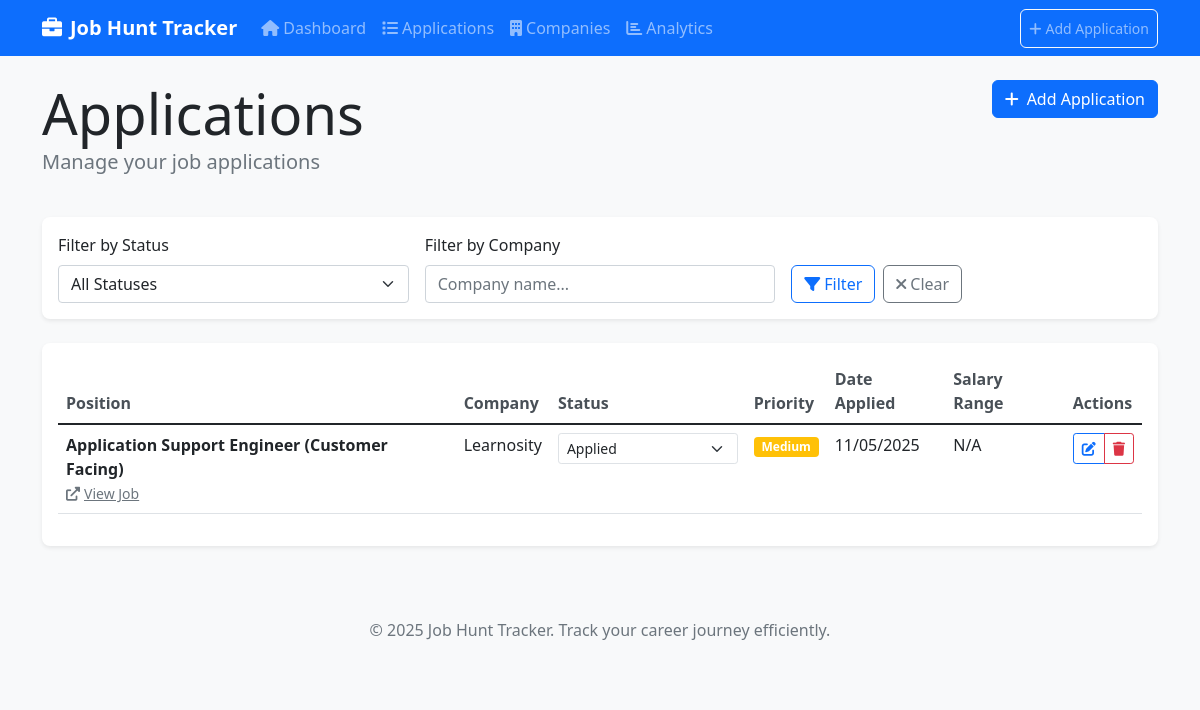
The app's page /applications, older data.
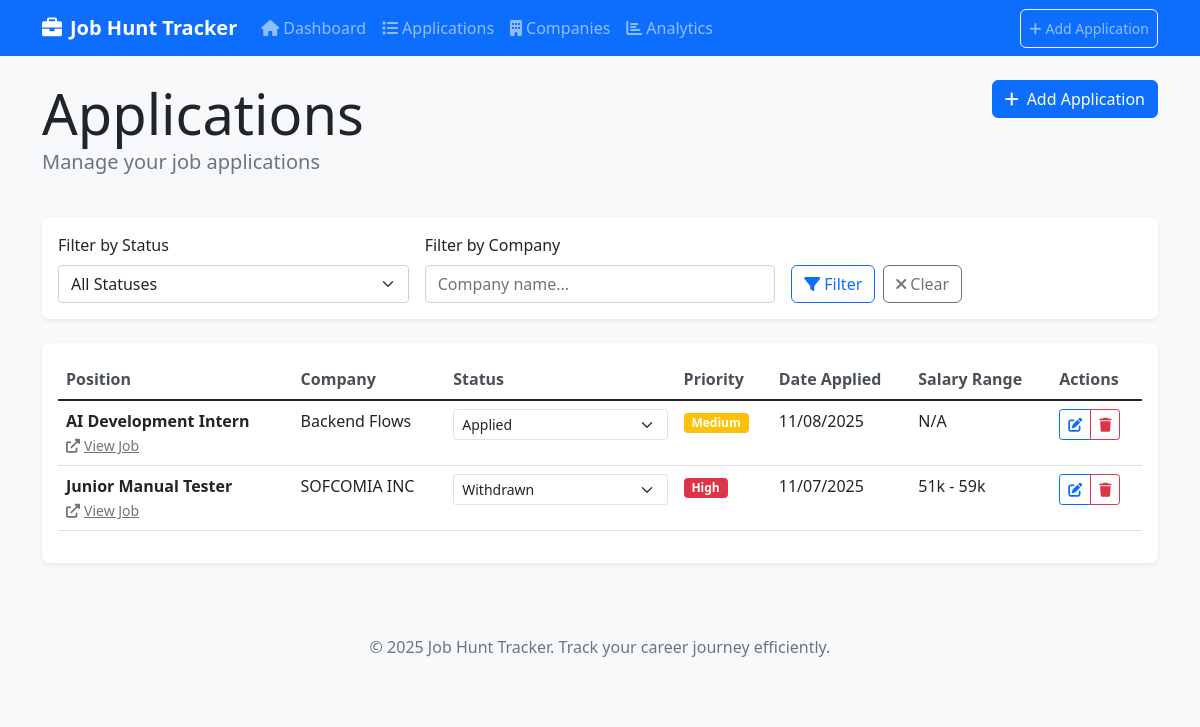
The same page, newer data.
### app/models.py (models this page shows, shortened)
class Application(db.Model):
    id = db.Column(db.Integer, primary_key=True)
    position = db.Column(db.String(120), nullable=False)
    company_id = db.Column(db.Integer, db.ForeignKey('company.id'), nullable=False)
    company_name = db.Column(db.String(120), nullable=False)  # Denormalized for quick access
    status = db.Column(db.String(50), nullable=False, default='Applied')
    job_link = db.Column(db.String(500))
    salary_range = db.Column(db.String(100))
    date_applied = db.Column(db.Date, nullable=False, default=datetime.utcnow)
    date_updated = db.Column(db.DateTime, default=datetime.utcnow, onupdate=datetime.utcnow)
    notes = db.Column(db.Text)
    priority = db.Column(db.String(20), default='Medium')  # High, Medium, Low

### app/routes.py (the view)
@main.route('/applications')
def applications():
    status_filter = request.args.get('status')
    company_filter = request.args.get('company')
    query = Application.query
    if status_filter:
        query = query.filter(Application.status == status_filter)
    if company_filter:
        query = query.filter(Application.company_name.contains(company_filter))
    applications = query.order_by(desc(Application.date_applied)).all()
    statuses = ApplicationStatus.get_all_statuses()
    return render_template('applications.html',
                         applications=applications,
                         statuses=statuses,
                         current_status=status_filter,
                         current_company=company_filter)

### app/models.py (called while the page is built)
    @classmethod
    def get_all_statuses(cls):
        return [cls.APPLIED, cls.INTERVIEW_SCHEDULED, cls.INTERVIEWED,
                cls.OFFER, cls.REJECTED, cls.WITHDRAWN]

### app/templates/applications.html (shortened to what this page needs)
{% extends "base.html" %}
{% block content %}
<div class="row mb-4">
    <div class="col">
        <h1 class="display-4 mb-0">Applications</h1>
        <p class="lead text-muted">Manage your job applications</p>
    </div>
    <div class="col-auto">
        <a href="{{ url_for('main.add_application') }}" class="btn btn-primary">
            <i class="fas fa-plus me-2"></i>Add Application
        </a>
    </div>
</div>
<div class="card mb-4">
    <div class="card-body">
        <form method="GET" class="row g-3">
            <div class="col-md-4">
                <label for="status" class="form-label">Filter by Status</label>
                <select name="status" id="status" class="form-select">
                    <option value="">All Statuses</option>
                </select>
            </div>
            <div class="col-md-4">
                <label for="company" class="form-label">Filter by Company</label>
                <input type="text" name="company" id="company" class="form-control"
                       value="{{ current_company or '' }}" placeholder="Company name...">
            </div>
            <div class="col-md-4">
                <label class="form-label">&nbsp;</label>
                <div class="d-flex gap-2">
                    <button type="submit" class="btn btn-outline-primary">
                        <i class="fas fa-filter me-1"></i>Filter
                    </button>
                    <a href="{{ url_for('main.applications') }}" class="btn btn-outline-secondary">
                        <i class="fas fa-times me-1"></i>Clear
                    </a>
                </div>
            </div>
        </form>
    </div>
</div>
<div class="card">
    <div class="card-body">
        {% if applications %}
            <div class="table-responsive">
                <table class="table table-hover">
                    <thead>
                        <tr>
                            <th>Position</th>
                            <th>Company</th>
                            <th>Status</th>
                            <th>Priority</th>
                            <th>Date Applied</th>
                            <th>Salary Range</th>
                            <th>Actions</th>
                        </tr>
                    </thead>
                    <tbody>
                        {% for app in applications %}
                            <tr>
                                <td>
                                    <strong>{{ app.position }}</strong>
                                    {% if app.job_link %}
                                        <br><a href="{{ app.job_link }}" target="_blank" class="text-muted small">
                                            <i class="fas fa-external-link-alt me-1"></i>View Job
                                        </a>
                                    {% endif %}
                                </td>
                                <td>{{ app.company_name }}</td>
                                <td>
                                    <select class="form-select form-select-sm status-update"
                                            data-app-id="{{ app.id }}"
                                            style="min-width: 150px;">
                                        {% for status in statuses %}
                                            <option value="{{ status }}" {% if status == app.status %}selected{% endif %}>
                                                {{ status }}
                                            </option>
                                        {% endfor %}
                                    </select>
                                </td>
                                <td>
                                    <span class="badge bg-{{ 'danger' if app.priority == 'High' else 'warning' if app.priority == 'Medium' else 'secondary' }}">
                                        {{ app.priority }}
                                    </span>
                                </td>
                                <td>{{ app.date_applied.strftime('%m/%d/%Y') }}</td>
                                <td>{{ app.salary_range or 'N/A' }}</td>
                                <td>
                                    <div class="btn-group btn-group-sm">
                                        <a href="{{ url_for('main.edit_application', id=app.id) }}"
                                           class="btn btn-outline-primary btn-sm">
                                            <i class="fas fa-edit"></i>
                                        </a>
                                        <button type="button" class="btn btn-outline-danger btn-sm"
                                                onclick="deleteApplication({{ app.id }}, '{{ app.position }}', '{{ app.company_name }}')">
                                            <i class="fas fa-trash"></i>
                                        </button>
                                    </div>
                                </td>
                            </tr>
                        {% endfor %}
                    </tbody>
                </table>
            </div>
        {% endif %}
    </div>
</div>
{% endblock %}

### app/templates/base.html (shortened to what this page needs)
<!DOCTYPE html>
<html lang="en">
<head>
    <link href="https://cdn.jsdelivr.net/npm/bootstrap@5.1.3/dist/css/bootstrap.min.css" rel="stylesheet">
    <link href="https://cdnjs.cloudflare.com/ajax/libs/font-awesome/6.0.0/css/all.min.css" rel="stylesheet">
    <link href="{{ url_for('static', filename='css/style.css') }}" rel="stylesheet">
</head>
<body>
    <nav class="navbar navbar-expand-lg navbar-dark bg-primary">
        <div class="container">
            <a class="navbar-brand" href="{{ url_for('main.index') }}">
                <i class="fas fa-briefcase me-2"></i>Job Hunt Tracker
            </a>
            <div class="collapse navbar-collapse" id="navbarNav">
                <ul class="navbar-nav me-auto">
                    <li class="nav-item">
                        <a class="nav-link" href="{{ url_for('main.index') }}">
                            <i class="fas fa-home me-1"></i>Dashboard
                        </a>
                    </li>
                    <li class="nav-item">
                        <a class="nav-link" href="{{ url_for('main.applications') }}">
                            <i class="fas fa-list me-1"></i>Applications
                        </a>
                    </li>
                    <li class="nav-item">
                        <a class="nav-link" href="{{ url_for('main.companies') }}">
                            <i class="fas fa-building me-1"></i>Companies
                        </a>
                    </li>
                    <li class="nav-item">
                        <a class="nav-link" href="{{ url_for('main.analytics') }}">
                            <i class="fas fa-chart-bar me-1"></i>Analytics
                        </a>
                    </li>
                </ul>
                <ul class="navbar-nav">
                    <li class="nav-item">
                        <a class="nav-link btn btn-outline-light btn-sm" href="{{ url_for('main.add_application') }}">
                            <i class="fas fa-plus me-1"></i>Add Application
                        </a>
                    </li>
                </ul>
            </div>
        </div>
    </nav>
    <main class="container my-4">
        {% block content %}{% endblock %}
    </main>
    <footer class="bg-light py-4 mt-5">
        <div class="container text-center text-muted">
            <p>&copy; 2025 Job Hunt Tracker. Track your career journey efficiently.</p>
        </div>
    </footer>
</body>
</html>

### app/static/css/style.css (style rules this page uses)
body { background-color: #f8f9fa; }
.card { border: none; box-shadow: 0 0.125rem 0.25rem rgba(0, 0, 0, 0.075); border-radius: 0.5rem; }
.navbar-brand { font-weight: 600; }
.table th { border-top: none; font-weight: 600; color: #495057; }
.btn { border-radius: 0.375rem; }
.status-update { border: 1px solid #dee2e6; }

Row changes from the older to the newer data that the page shows:
added Application: position "AI Development Intern", company_name "Backend Flows", status+id "Applied", priority "Medium", date_applied "11/08/2025", salary_range "N/A"
changed Application: position "Application Support Engineer (Customer Facing)" → "Junior Manual Tester"; company_name "Learnosity" → "SOFCOMIA INC"; status+id "Applied" → "Withdrawn"; priority "Medium" → "High"; date_applied "11/05/2025" → "11/07/2025"; salary_range "N/A" → "51k - 59k"
